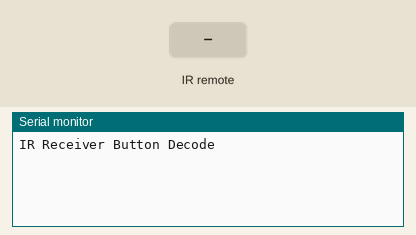
Bench run of a sketch on a simulated Arduino Uno, built with avr-gcc and run on an emulated ATmega328P. Parts: the last lines printed to the serial monitor. The inputs (shaded band) are chosen by the test bench.

Above: at 1.2 s.
1.3 s: infrared code 0xFFA25D received
At 2.5 s:
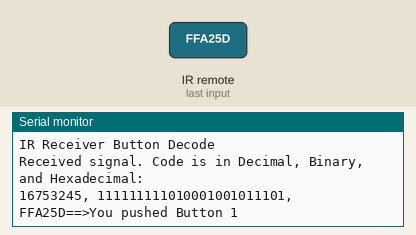
2.8 s: infrared code 0xFFE21D received
At 4.0 s:
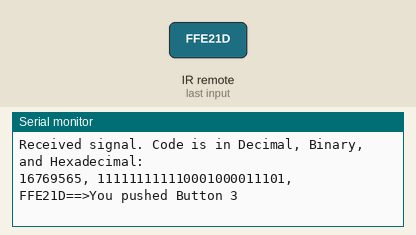
4.3 s: infrared code 0xFF629D received
At 5.1 s:
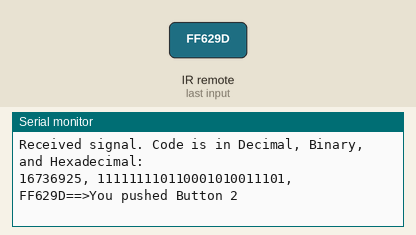
5.8 s: infrared code 0xFF22DD received
At 6.2 s:
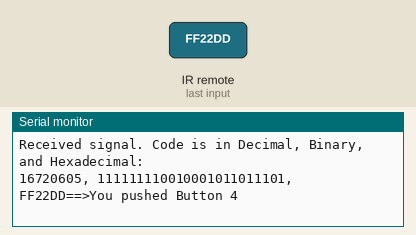
7.3 s: infrared code 0xFF02FD received
At 8.5 s:
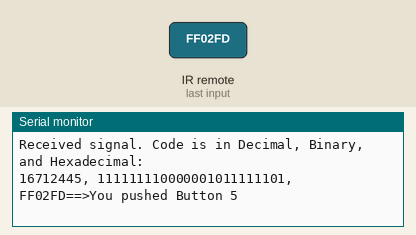
8.8 s: infrared code 0xFFC23D received
At 9.7 s:
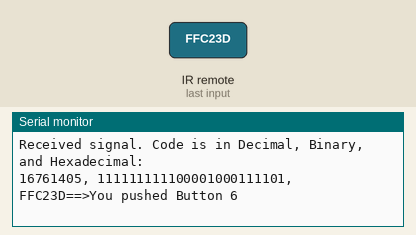

Measured:
- after the input at 1.3 s, the serial monitor: prints a new line at once (image 1)
- after the input at 2.8 s, the serial monitor: prints a new line after 0.07 s (image 2)
- after the input at 4.3 s, the serial monitor: prints a new line after 0.07 s (image 3)
- after the input at 5.8 s, the serial monitor: prints a new line after 0.07 s (image 4)
- after the input at 7.3 s, the serial monitor: prints a new line after 0.07 s (image 5)
- after the input at 8.8 s, the serial monitor: prints a new line after 0.07 s (image 6)

The sketch:

IR_Remote_corrected.ino
```cpp
//www.elegoo.com
//2016.12.9

#include "IRremote.h"

int receiver = 11; // Signal Pin of IR receiver to Arduino Digital Pin 11

/*-----( Declare objects )-----*/
IRrecv irrecv(receiver);     // create instance of 'irrecv'
decode_results results;      // create instance of 'decode_results'


/*-----( Function )-----*/
void translateIR() // takes action based on IR code received

// describing Remote IR codes
{
  // we print the received code in three formats
  Serial.println("Received signal. Code is in Decimal, Binary, and Hexadecimal:");
  Serial.print(results.value, DEC); // in decimal format
  Serial.print(", ");
  Serial.print(results.value, BIN); // in binary format
  Serial.print(", ");
  Serial.print(results.value, HEX); // in hexadecimal format

  switch (results.value) // use switch-case structure to interpret the received code for each button pressed
  {
    case 0xFFA25D: Serial.println("==>You pushed Button 1");    break;
    case 0xFFE21D: Serial.println("==>You pushed Button 3");    break;
    case 0xFF629D: Serial.println("==>You pushed Button 2");    break;
    case 0xFF22DD: Serial.println("==>You pushed Button 4");    break;
    case 0xFF02FD: Serial.println("==>You pushed Button 5");    break;
    case 0xFFC23D: Serial.println("==>You pushed Button 6");    break;
    case 0xFFE01F: Serial.println("==>You pushed Button 7");    break;
    case 0xFFA857: Serial.println("==>You pushed Button 8");    break;
    case 0xFF906F: Serial.println("==>You pushed Button 9");    break;
    case 0xFF9867: Serial.println("==>You pushed Button 0");    break;
    case 0xFFB04F: Serial.println("==>You pushed Button #");    break;
    case 0xFF6897: Serial.println("==>You pushed Button *");    break;
    case 0xFF18E7: Serial.println("==>You pushed Button UP");   break;
    case 0xFF10EF: Serial.println("==>You pushed Button LEFT"); break;
    case 0xFF38C7: Serial.println("==>You pushed Button OK");   break;
    case 0xFF5AA5: Serial.println("==>You pushed Button RIGHT");   break;
    case 0xFF4AB5: Serial.println("==>You pushed Button DOWN");    break;
    case 0xFFFFFFFF: Serial.println("==>You pushed Button too fast!"); break;

    default:
      Serial.println("==>You pushed some Oher Buttons!");

  }// End Case

  delay(500); // Do not get immediate repeat

} //END translateIR


void setup()   /*----( SETUP: RUNS ONCE )----*/
{
  Serial.begin(9600);
  Serial.println("IR Receiver Button Decode");
  irrecv.enableIRIn(); // Start the receiver

}/*--(end setup )---*/


void loop()   /*----( LOOP: RUNS CONSTANTLY )----*/
{
  if (irrecv.decode(&results)) // have we received an IR signal?

  {
    translateIR();
    irrecv.resume(); // receive the next value
  }
}/* --(end main loop )-- */
```
